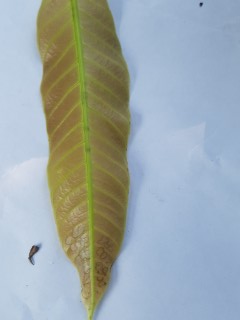
#> input picture penyakit_daun_mangga/Anthracnose/20211008_124256 (Custom).jpg, 240 x 320 px, found by its file name; its folder holds only this picture in this run
$ python svm.py
#> lines starting #> are read from the running program, lines starting #| are printed output that depends on the picture
import os
import cv2
import numpy as np
from skimage.feature import hog
from sklearn import svm
from sklearn.metrics import accuracy_score
from sklearn.model_selection import train_test_split
from sklearn.preprocessing import StandardScaler

# Step 1: Membaca gambar dan label kelas
def load_images_from_folder(folder):
    images = []
    labels = []
    label_map = {'Healthy': 0, 'Bacterial Canker': 1, 'Powdery Mildew': 2, 'Anthracnose': 3, 'Spider Mite': 4}

    for subfolder in os.listdir(folder):
        label = label_map[subfolder]  # Menggunakan kamus untuk mengonversi nama subfolder menjadi label kelas
        subfolder_path = os.path.join(folder, subfolder)
        for filename in os.listdir(subfolder_path):
            img_path = os.path.join(subfolder_path, filename)
            img = cv2.imread(img_path, cv2.IMREAD_GRAYSCALE)  # Ubah menjadi grayscale
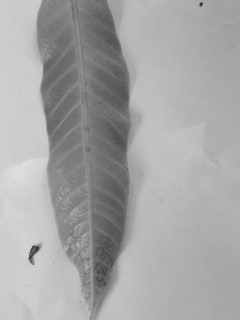
#> img: shape (320, 240); min 35, max 224, mean 165.5
            images.append(img)
            labels.append(label)
    return images, labels


# Ubah folder menjadi direktori tempat gambar-gambar Anda disimpan
folder_path = r"D:\Perkuliahan\semester 6\Metodologi Penelitian\cnn&svm\penyakit_daun_mangga"
images, labels = load_images_from_folder(folder_path)
#> images = 1 item; labels = [3]

# Step 2: Ekstraksi Fitur (gunakan metode HOG sebagai contoh)
hog_features = []
for img in images:
    fd, hog_image = hog(img, orientations=8, pixels_per_cell=(4, 4), cells_per_block=(1, 1), visualize=True)
    hog_features.append(fd)
#> this loop made 1 pass
#> pass 1, `fd, hog_image = hog(img, orientations=8, pixels_per_cell=(4, 4), cells..`:
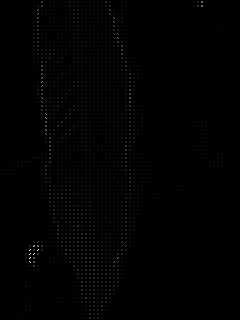
#> hog_image: shape (320, 240) float64; min 0, max 73.53, mean 0.6; drawn with min black and max white
#> after the loop, hog_features = 1 item

X_hog = np.array(hog_features)
y = np.array(labels)
#> y = [3]

# Step 3: Pastikan jumlah kelas lebih dari satu
if len(np.unique(y)) < 2:
#> (the run stopped early here; a loop or call above may not have finished)

$ run again, on penyakit_daun_mangga/Anthracnose/20211011_134021 (Custom).jpg
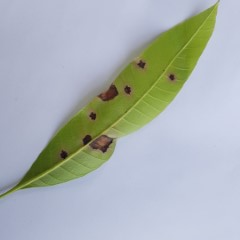
#> input picture penyakit_daun_mangga/Anthracnose/20211011_134021 (Custom).jpg, 240 x 240 px, found by its file name
#> in load_images_from_folder, `img = cv2.imread(img_path, cv2.IMREAD_GRAYSCALE)`:
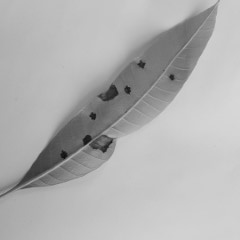
#> img: shape (240, 240); min 12, max 215, mean 176.6
#> images = 1 item; labels = [3]
#> the loop `for img in images:` made 1 pass
#> pass 1, `fd, hog_image = hog(img, orientations=8, pixels_per_cell=(4, 4), cells..`:
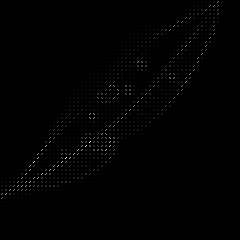
#> hog_image: shape (240, 240) float64; min 0, max 73.35, mean 0.5; drawn with min black and max white
#> after the loop `for img in images:`: hog_features = 1 item
#> y = [3]

$ run again, on penyakit_daun_mangga/Anthracnose/20211011_134405 (Custom).jpg
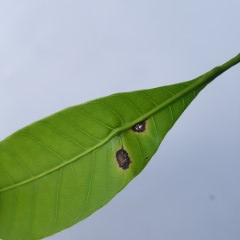
#> input picture penyakit_daun_mangga/Anthracnose/20211011_134405 (Custom).jpg, 240 x 240 px, found by its file name
#> in load_images_from_folder, `img = cv2.imread(img_path, cv2.IMREAD_GRAYSCALE)`:
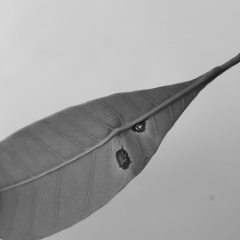
#> img: shape (240, 240); min 13, max 215, mean 161.5
#> images = 1 item; labels = [3]
#> the loop `for img in images:` made 1 pass
#> pass 1, `fd, hog_image = hog(img, orientations=8, pixels_per_cell=(4, 4), cells..`:
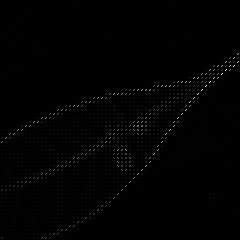
#> hog_image: shape (240, 240) float64; min 0, max 90.37, mean 0.6; drawn with min black and max white
#> after the loop `for img in images:`: hog_features = 1 item
#> y = [3]

$ run again, on penyakit_daun_mangga/Anthracnose/20211011_134610 (Custom).jpg
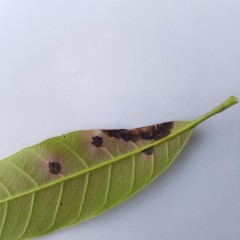
#> input picture penyakit_daun_mangga/Anthracnose/20211011_134610 (Custom).jpg, 240 x 240 px, found by its file name
#> in load_images_from_folder, `img = cv2.imread(img_path, cv2.IMREAD_GRAYSCALE)`:
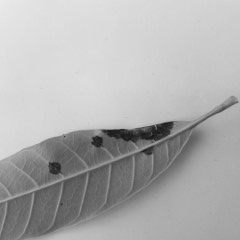
#> img: shape (240, 240); min 21, max 235, mean 174.8
#> images = 1 item; labels = [3]
#> the loop `for img in images:` made 1 pass
#> pass 1, `fd, hog_image = hog(img, orientations=8, pixels_per_cell=(4, 4), cells..`:
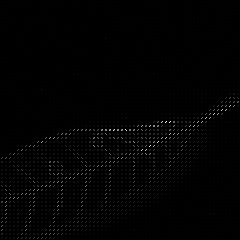
#> hog_image: shape (240, 240) float64; min 0, max 70.1, mean 0.7; drawn with min black and max white
#> after the loop `for img in images:`: hog_features = 1 item
#> y = [3]

$ run again, on penyakit_daun_mangga/Anthracnose/20211008_124336 (Custom).jpg
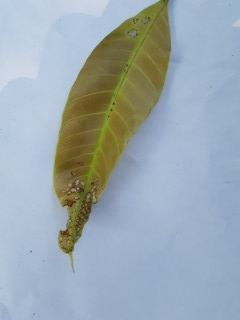
#> input picture penyakit_daun_mangga/Anthracnose/20211008_124336 (Custom).jpg, 240 x 320 px, found by its file name
#> in load_images_from_folder, `img = cv2.imread(img_path, cv2.IMREAD_GRAYSCALE)`:
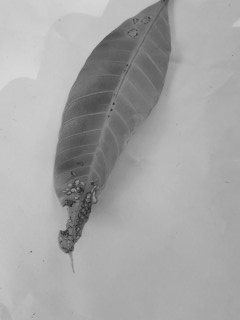
#> img: shape (320, 240); min 31, max 218, mean 165.7
#> images = 1 item; labels = [3]
#> the loop `for img in images:` made 1 pass
#> pass 1, `fd, hog_image = hog(img, orientations=8, pixels_per_cell=(4, 4), cells..`:
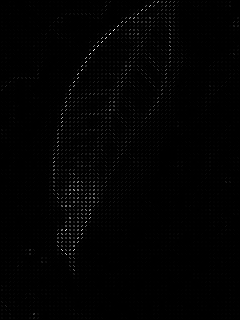
#> hog_image: shape (320, 240) float64; min 0, max 56.33, mean 0.5; drawn with min black and max white
#> after the loop `for img in images:`: hog_features = 1 item
#> y = [3]
